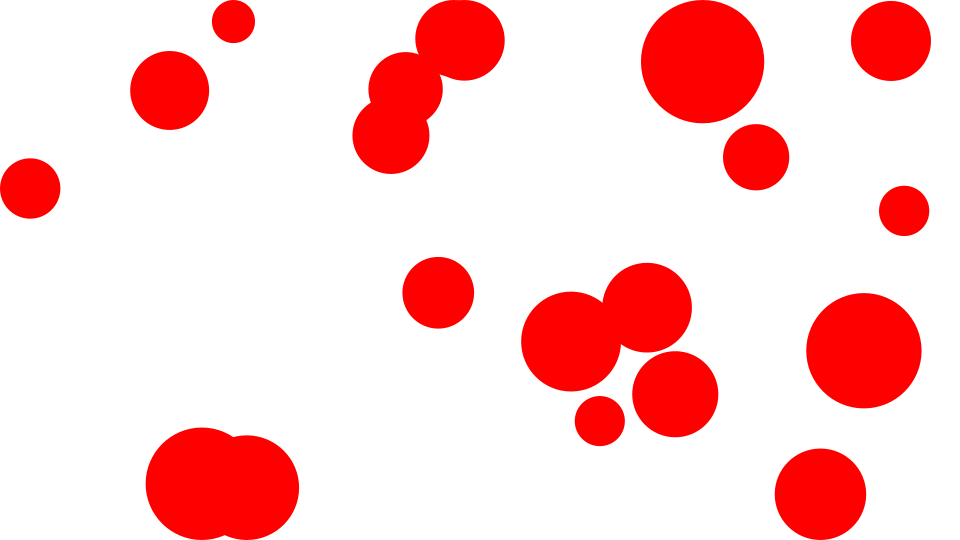
Frame 1 (no input)
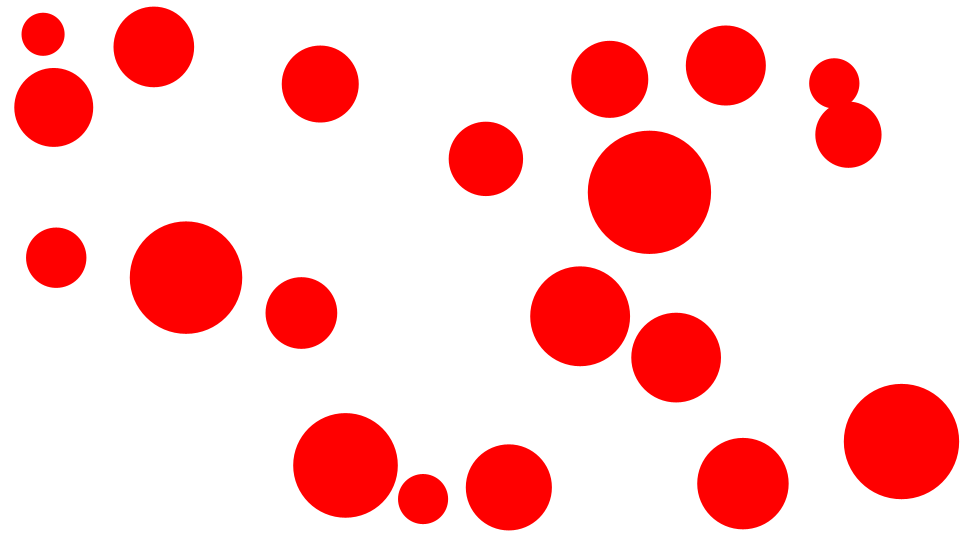
Frame 60 (the mouse pressed at the canvas centre just before this capture)
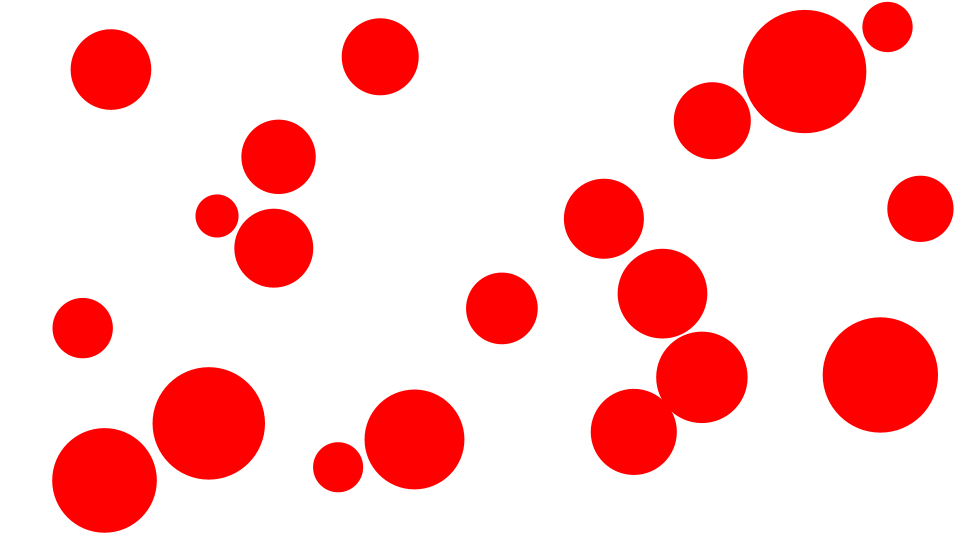
Frame 120 (the mouse held since frame 60 and released just before this capture)

The Processing sketch that drew these frames (run headless with seeded random() and noise(); from frame 60 on, the mouse is pressed at the canvas centre):

// Processing sketch: MultiBilliard2
// ── MultiBilliard2.pde
Ball[] balls;
static final int numBalls = 20;
float bounce = -1.0;

void setup() {
  size(960, 540);
  frameRate(30);
  initialize();
}

void initialize() {
  smooth();
  noStroke();
  
  balls = new Ball[numBalls];
  for(int i=0; i<numBalls; i++) {
    float radius = random(50) + 20;
    balls[i] = new Ball(radius);
    balls[i].x = random(width);
    balls[i].y = random(height);
    balls[i].vx = random(10) - 5;
    balls[i].vy = random(10) - 5;
    balls[i].setFillColor(color(255, 0, 0));
  }
  
}

void draw() {
  background(255);

  for(int i=0; i<numBalls; i++){
    Ball ball = balls[i];
    ball.x += ball.vx;
    ball.y += ball.vy;
    checkWalls(ball);
    ball.update();
  }
      
  for(int i = 0; i < numBalls - 1; i++){
    Ball ballA = balls[i];
    for(int j=i+1; j<numBalls; j++){
       Ball ballB = balls[j];
       checkCollision(ballA, ballB);
    }
  }
}

void checkWalls(Ball ball) {
  if(ball.x + ball.radius > width){
    ball.x = width - ball.radius;
    ball.vx *= bounce;
  }else if(ball.x - ball.radius < 0){
    ball.x = ball.radius;
    ball.vx *= bounce;
  }
      
  if(ball.y + ball.radius > height){
    ball.y = height - ball.radius;
    ball.vy *= bounce;
  }else if(ball.y - ball.radius < 0){
    ball.y = ball.radius;
    ball.vy *= bounce;
  }
}

void checkCollision(Ball ball0, Ball ball1) {
  float dx = ball1.x - ball0.x;
  float dy = ball1.y - ball0.y;
  float dist = sqrt(dx*dx + dy*dy);
  
  if(dist < ball0.radius + ball1.radius) {
    float angle = atan2(dy, dx);
    float sine = sin(angle);
    float cosine = cos(angle);
        
    Point pos0 = new Point(0, 0);
    Point pos1 = rotate(dx, dy, sine, cosine, true);
    Point vel0 = rotate(ball0.vx, ball0.vy, sine, cosine, true);
    Point vel1 = rotate(ball1.vx, ball1.vy, sine, cosine, true);

    float vxTotal = vel0.x - vel1.x;
    vel0.x = ((ball0.mass - ball1.mass) * vel0.x + 2 * ball1.mass * vel1.x) / (ball0.mass + ball1.mass);
    vel1.x = vxTotal + vel0.x;

    float absV = abs(vel0.x) + abs(vel1.x);
    float overlap = (ball0.radius + ball1.radius)  - abs(pos0.x - pos1.x);
    pos0.x += vel0.x / absV * overlap;
    pos1.x += vel1.x / absV * overlap;
    
    Point pos0F = rotate(pos0.x, pos0.y, sine, cosine, false);
    Point pos1F = rotate(pos1.x, pos1.y, sine, cosine, false);
    
    ball1.x = ball0.x + pos1F.x;
    ball1.y = ball0.y + pos1F.y;
    ball0.x = ball0.x + pos0F.x;
    ball0.y = ball0.y + pos0F.y;

    Point vel0F = rotate(vel0.x, vel0.y, sine, cosine, false);
    Point vel1F = rotate(vel1.x, vel1.y, sine, cosine,false);
    ball0.vx = vel0F.x;
    ball0.vy = vel0F.y;
    ball1.vx = vel1F.x;
    ball1.vy = vel1F.y;
  }
}

Point rotate(float x, float y, float sine, float cosine, Boolean reverse) {
  Point result = new Point(0, 0);
  if(reverse){
    result.x = x * cosine + y * sine;
    result.y = y * cosine - x * sine;
  }else{
    result.x = x * cosine - y * sine;
    result.y = y * cosine + x * sine;
  }
  return result;  
}

////////////////////////////////

class Ball extends Sprite {
  float radius;
  float vx, vy;
  float mass = 1;
  
  Ball(float radius){
    super();
    this.radius = radius;
  }
  
  void draw(){
    if(dist(mouseX, mouseY, x, y) < radius) {
      isRollOver = true;
    }else{
      isRollOver = false;
    }
    ellipse(0, 0, radius*2, radius*2);
  }
}

////////////////////////////////

class Sprite extends Object {
  float x, y;
  float scaleX, scaleY;
  float width, height;
  float rotation;
  boolean visible;
  color strokeColor;
  color fillColor;
  Boolean isStroke;
  Boolean isFill;
  Boolean isRollOver;
  Boolean locked;
  float xoff, yoff;
 
  Sprite() {
    super();
    scaleX = 1.0;
    scaleY = 1.0;
    strokeColor = color(0);
    fillColor = color(0);
    isStroke = false;
    isFill = false;
    isRollOver = false;
    locked = false;
    visible = true;
  }
  
  void update() {
    if(! visible) return;
    pushMatrix();
    if(locked){
      x = mouseX - xoff;
      y = mouseY - yoff;
    }  
    translate(x, y);
    scale(scaleX, scaleY);
    rotate(rotation * PI / 180.0);
    if(isStroke) stroke(strokeColor);
    if(isFill) fill(fillColor);
    draw();
    popMatrix();
  }
  
  void setStrokeColor(color strokeColor) {
    this.strokeColor = strokeColor;
    isStroke = true;
  }
  
  void setFillColor(color fillColor) {
    this.fillColor = fillColor;
    isFill = true;
  }
  
  void startDrag() {
    if(isRollOver){
      locked = true;
      xoff = mouseX - x;
      yoff = mouseY - y;
    }
  }
  
  void stopDrag() {
    locked = false;
  }
  
  void draw() {}
}

////////////////////////////////

class Point extends Object {
  float x, y;
  
  Point(float x, float y) {
    super();
    this.x = x;
    this.y = y;
  }
}

////////////////////////////////

class Object {
  Object() {}
}
